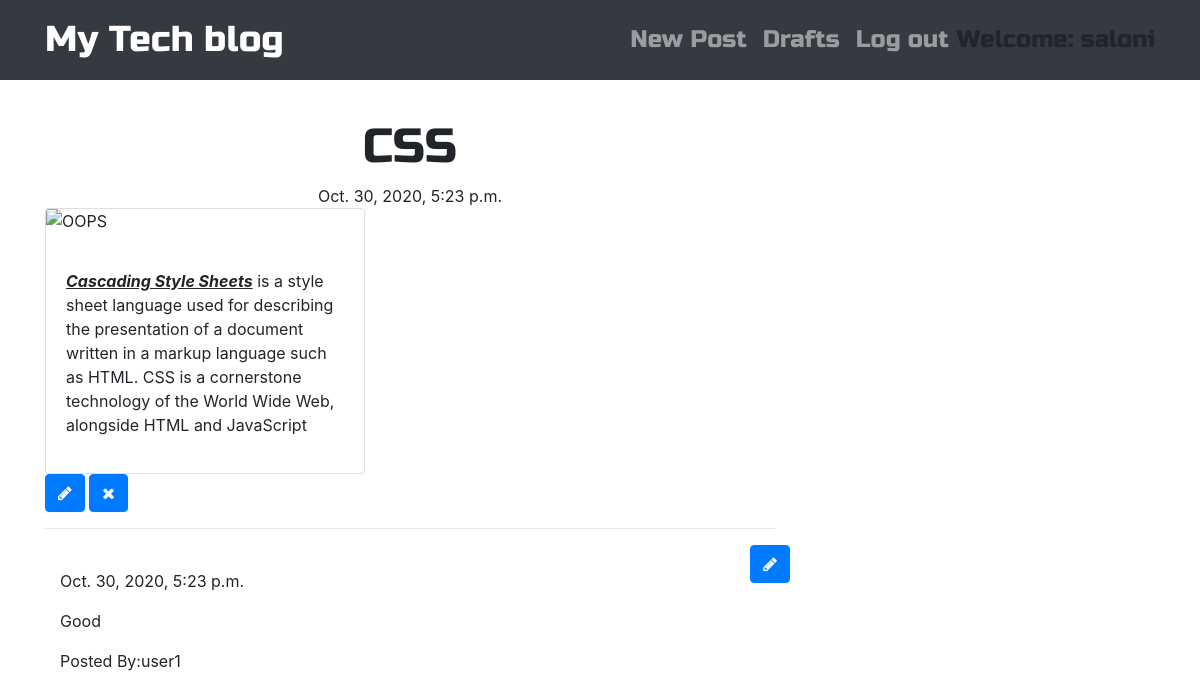
Screenshot of /post/3 (signed in) with the database file from the repository.
### blog/models.py (models this page shows, shortened)
class Post(models.Model):
    author = models.ForeignKey('auth.User', on_delete=models.CASCADE)
    title = models.CharField(max_length=200)
    text = models.TextField()
    created_date = models.DateTimeField(default=timezone.now)
    published_date = models.DateTimeField(blank=True, null=True)

class Comment(models.Model):
    post = models.ForeignKey('blog.Post', related_name='comments', on_delete=models.CASCADE)
    author = models.CharField(max_length=200)
    text = models.TextField()
    created_date = models.DateTimeField(default=timezone.now)
    approved_comment = models.BooleanField(default=False)

### blog/views.py (the view)
# urls.py: path('post/<int:pk>',views.PostDetailView.as_view(),name='post_detail'),
class PostDetailView(DetailView):
    model = Post

### blog/templates/blog/post_detail.html (shortened to what this page needs)
{% extends 'blog/base.html' %}
{% block content %}
<h1 class="posttitle">{{post.title|safe}}</h1>
{% if post.published_date %}
<div class="date postdate">
    {{ post.published_date }}
</div>
{% else %}
<a  class="btn btn-default" href="{% url 'post_publish' pk=post.pk %}">Publish</a>
{% endif %}
<div class="card" style="width: 20rem;">
  <img src="https://images.unsplash.com/photo-1515879218367-8466d910aaa4?ixlib=rb-1.2.1&ixid=eyJhcHBfaWQiOjEyMDd9&auto=format&fit=crop&w=500&q=60" class="card-img-top" alt="OOPS">
    <div class="card-body">
    <p class="postcontent">
    {{post.text|safe|linebreaksbr}}
</p>
  </div>
</div>
{% if user.is_authenticated %}
<a class='btn btn-primary' href="{% url 'post_edit' pk=post.pk %}">
   <span class="fa fa-pencil"></span>
</a>
<a class='btn btn-primary' href="{% url 'post_remove' pk=post.pk %}">
   <span class="fa fa-remove"></span>
</a>
{% endif %}
<hr>
<a class='btn btn-primary btn-comment' href="{% url 'add_comment_to_post' pk=post.pk %}">
     <span class="fa fa-pencil"></span>
</a>
<div class="container">
    {% for comment in post.comments.all %}
    <br>
    {% if user.is_authenticated or comment.approved_comment %}
      {{ comment.created_date }}
    <p>
        {{comment.text|safe|linebreaks}}
    </p>
    <p>
        Posted By:{{comment.author }}
    </p>
    {% endif %}
    {% empty %}
    <p>No comment</p>
    {% endfor %}
</div>
{% endblock %}

### blog/templates/blog/base.html (shortened to what this page needs)
<!DOCTYPE html>
{% load static %}
<html>
  <head>
    <link rel="stylesheet" href="https://stackpath.bootstrapcdn.com/bootstrap/4.1.3/css/bootstrap.min.css"
>
    <link href="https://maxcdn.bootstrapcdn.com/font-awesome/4.7.0/css/font-awesome.min.css" rel="stylesheet">
    <link rel="stylesheet" href="//cdn.jsdelivr.net/medium-editor/latest/css/medium-editor.min.css" type="text/css" media="screen" charset="utf-8">
    <link rel="stylesheet" href="{% static 'css/blog.css' %}">
  </head>
  <body class='loader'>
    <nav class="navbar navbar-expand-lg bg-light navbar-dark bg-dark techfont">
      <div class="container">
        <div class="navbar-nav align-items-center">
          <a class="navbar-brand bigbrand" href="{% url 'post_list' %}">My Tech blog</a>
        </div>
        <div class="navbar-nav align-items-center ml-auto">
          {% if user.is_authenticated %}
            <a class="nav-item nav-link" href="{% url 'post_new' %}">New Post</a>
            <a class="nav-item nav-link" href="{% url 'post_draft_list' %}">Drafts</a>
            <a class="nav-item nav-link" href="{% url 'logout' %}">Log out</a>
            <a >    Welcome: {{ user.username }}</a>
          {% else %}
            <a class="nav-item nav-link" href="{% url 'login' %}" aria-label="Login">
              <span class="fa fa-user" aria-hidden="true"></span></a>
          {% endif %}
        </div>
      </div>
    </nav>
          <div class="content container">
              <div class="row">
                  <div class="col-md-8">
                    <div class="blog_posts">
                      {% block content %}
                      {% endblock %}
                    </div>
                  </div>
              </div>
          </div>
  </body>
</html>

### blog/static/css/blog.css (style rules this page uses)
.techfont { font-family: 'Russo One', sans-serif; font-size: 1.5em; margin-bottom: 10px; }
.postdate { text-align: center; }
.posttitle { font-family: 'Russo One', sans-serif; font-size: 3em; text-align: center; margin-top: 28px; }
.postcontent { font-family: 'Montserrat'; font-size: 1.5em; }
.btn-comment { position: absolute; right: 0px; }
.bigbrand { font-size: 1.5em; }
.loader { filter:hue-rotate(0deg); color: linear-gradient(45deg,#0f8,#08f); animation:hue 5000ms infinite linear; }

### rows the page displays
Post: title "CSS", published_date "Oct. 30, 2020, 5:23 p.m.", text "Cascading Style Sheets is a style sheet language used for describing the presentation of a document written in a markup language such as HTML. CSS is a cornerstone technology of the World Wide Web, alongside HTML and JavaScript"
Comment: created_date "Oct. 30, 2020, 5:23 p.m.", text "Good", author "user1"

### other values shown
{{ user.username }} "saloni"
